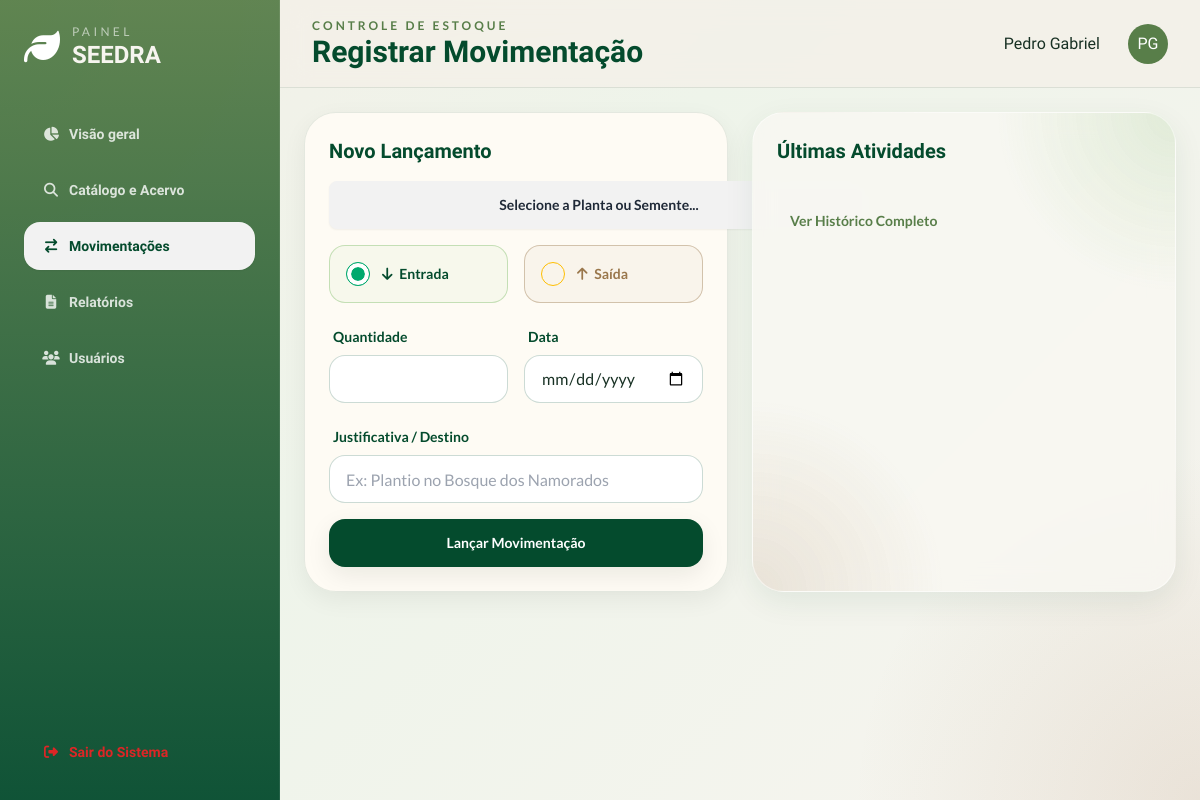
Before: /movimentacao (signed in) with the older database file.
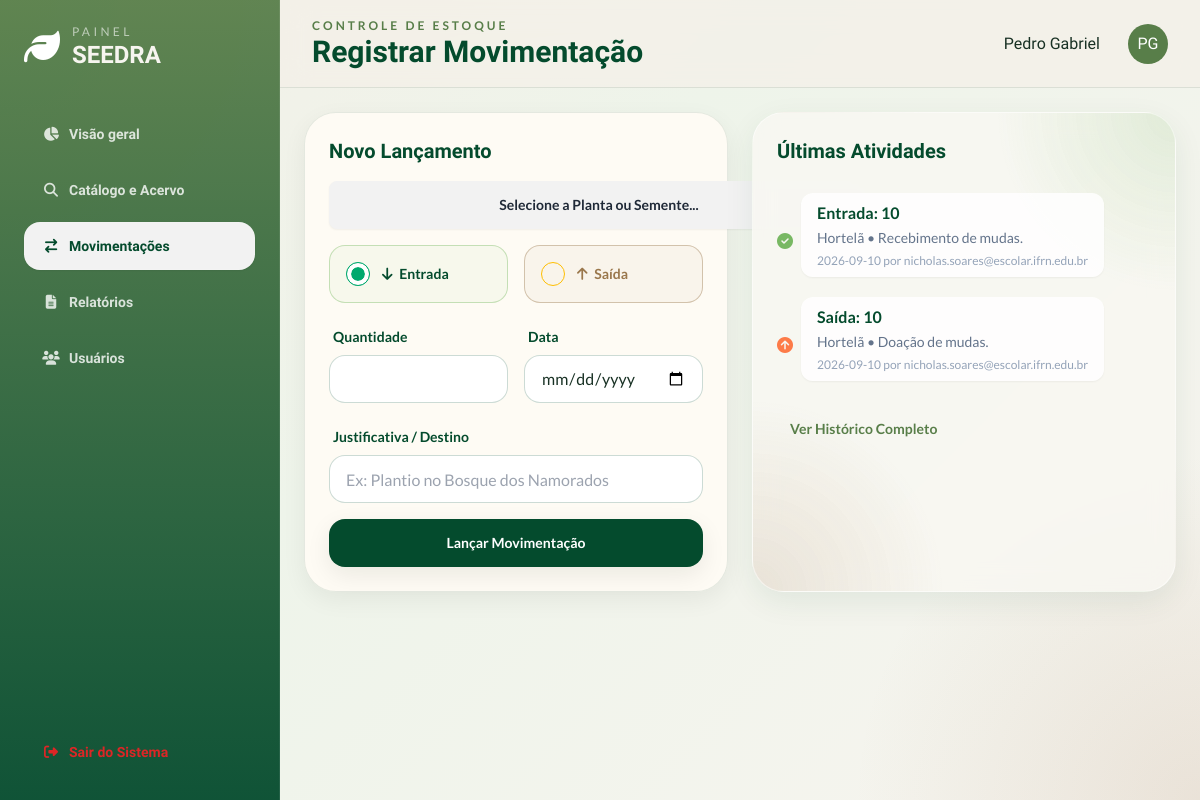
After: the same page with the newer database file.
### models.py (models this page shows, shortened)
class Usuarios(db.Model, UserMixin):
    __tablename__ = 'usuarios'
    id = db.Column(db.Integer, primary_key = True)
    nome = db.Column(db.String(50), nullable = False)
    email = db.Column(db.String(50), nullable = False, unique = True)
    senha = db.Column(db.String(), nullable = False)
    usuario_instituicoes = db.relationship('UsuarioInstituicoes', back_populates = 'usuarios')

class Movimentacao(db.Model):
    __tablename__='movimentacao'
    id = db.Column(db.Integer, primary_key = True)
    id_item = db.Column(db.Integer, db.ForeignKey("items.id"), nullable = False)
    data_move = db.Column(db.Date, nullable = False)
    Typ = db.Column(db.String(10), nullable = False)
    quantidade = db.Column(db.Integer, nullable = False)
    justificativa = db.Column(db.Text, nullable = False)
    operador = db.Column(db.String(40), nullable = False)
    item = db.relationship('Item', back_populates = 'movimentacoes', lazy = True)

class Item(db.Model):
    __tablename__= 'items'
    id = db.Column(db.Integer, primary_key = True)
    nome = db.Column(db.String(50), nullable = False, unique = True)
    quantidade = db.Column(db.Integer, nullable = False, default = 0)
    n_cientifico = db.Column(db.String(50), nullable = False , unique = True)
    categoria = db.Column(db.String(20), nullable = False)
    deficit_limit = db.Column(db.Integer, nullable = False, default = 0)
    obs = db.Column(db.Text)
    data_cadastro = db.Column(db.Date, nullable = False)
    movimentacoes = db.relationship('Movimentacao', back_populates = 'item', lazy = True)

### app.py (the view, shortened to what this page needs)
@app.route('/movimentacao', methods = ['GET', 'POST'])
@login_required
def movimentacao():
    itens = Item.query.order_by(Item.nome).all()
    movimentacoes = Movimentacao.query.all()
    if movimentacoes:
        return render_template('movimentacao.html',itens=itens, movimentacoes=movimentacoes)
    else:
       flash("Nenhuma movimentação encontrada!")
       return render_template('movimentacao.html',itens=itens)

### app.py (called while the page is built)
@login_manager.user_loader
def load_user(user_id):
    return Usuarios.query.get(int(user_id))

### controllers/login.py (called while the page is built)
def login_required(f):
  @wraps(f)
  def decorated_function(*args, **kwargs):
      if 'usuarios_id' not in session:
         flash("Faça login primeiro!", 'erro')
         return redirect(url_for('login.login'))
      return f(*args, **kwargs)
  return decorated_function

### templates/movimentacao.html (shortened to what this page needs)
{% extends 'base.html' %}
{% set page_id = 'movimentacoes'%}
{% block header_subtitle %}Controle de Estoque{% endblock %}
{% block header_title %}Registrar Movimentação{% endblock %}
{% block content %}
<div class="grid grid-cols-1 lg:grid-cols-2 gap-6">
    <div class="soft-card rounded-[2rem] p-6 self-start">
        <h3 class="text-xl font-extrabold text-seedra-leafDark mb-4">Novo Lançamento</h3>
        <form action="{{ url_for('movimentacao') }}" method="POST" class="space-y-4 font-lato">
            <div class="relative inline-block w-[540px]">
                <button id="btn_lista_planta" type="button" class="btn w-full">
                    <span id="span_planta">Selecione a Planta ou Semente...</span>
                </button>
            </div>
            <div class="grid grid-cols-2 gap-4 my-4">
                <label class="label cursor-pointer justify-start gap-3 p-4 rounded-2xl border border-seedra-leafLight/40 bg-seedra-leafLight/5 hover:bg-seedra-leafLight/10 transition">
                    <input type="radio" name="tipo_mov" value="Entrada" class="radio radio-success" checked />
                    <span class="label-text font-bold text-seedra-leafDark"><i class="fa-solid fa-arrow-down mr-1"></i> Entrada</span>
                </label>
                <label class="label cursor-pointer justify-start gap-3 p-4 rounded-2xl border border-seedra-seedBrown/40 bg-seedra-seedBrown/5 hover:bg-seedra-seedBrown/10 transition">
                    <input type="radio" name="tipo_mov" value="Saída" class="radio radio-warning" />
                    <span class="label-text font-bold text-seedra-seedBrown"><i class="fa-solid fa-arrow-up mr-1"></i> Saída</span>
                </label>
            </div>
            <div class="grid grid-cols-2 gap-4">
                <div class="form-control">
                    <label class="label"><span class="label-text font-bold text-seedra-leafDark">Quantidade</span></label>
                    <input type="number" name="quantidade" class="input input-bordered rounded-2xl bg-white border-seedra-leafDark/20" required />
                </div>
                <div class="form-control">
                    <label class="label"><span class="label-text font-bold text-seedra-leafDark">Data</span></label>
                    <input type="date" name="data_move" class="input input-bordered rounded-2xl bg-white border-seedra-leafDark/20" required />
                </div>
            </div>
            <div class="form-control">
                <label class="label"><span class="label-text font-bold text-seedra-leafDark">Justificativa / Destino</span></label>
                <input type="text" name="justificativa" class="input input-bordered rounded-2xl bg-white border-seedra-leafDark/20" placeholder="Ex: Plantio no Bosque dos Namorados" required />
            </div>
            <button type="submit" class="btn btn-block rounded-2xl border-0 bg-seedra-leafDark hover:bg-seedra-leafMid text-white mt-4 shadow-card">Lançar Movimentação</button>
        </form>
    </div>
    <div class="glass-card rounded-[2rem] p-6 h-full bg-organic">
        <h3 class="text-xl font-extrabold text-seedra-leafDark mb-6">Últimas Atividades</h3>
        <ul class="timeline timeline-vertical timeline-compact font-lato">
            {% for mov in movimentacoes %}
                <li>
                    <div class="timeline-middle text-seedra-leafLight"><i class="{% if mov.Typ == 'Entrada' %}fa-solid fa-circle-check {% else %} fa-solid fa-circle-arrow-up text-[#FF4500]/70 {% endif %}"></i></div>
                    <div class="timeline-end timeline-box bg-white/80 border-0 shadow-sm rounded-xl mb-4 ml-2">
                        <span class="font-bold text-seedra-leafDark block">{{mov.Typ}}: {{mov.quantidade}}</span>
                        <span class="text-sm text-slate-500">{{mov.item.nome}} • {{mov.justificativa}}</span>
                        <p class="text-xs text-slate-400 mt-1">{{mov.data_move}} por {{mov.operador}}</p>
                    </div>
                </li>
            {% endfor %}
        </ul>
        <a href="#" class="btn btn-ghost btn-sm text-seedra-leafMid mt-4 font-lato">Ver Histórico Completo</a>
    </div>
</div>
{% endblock %}

### templates/base.html (shortened to what this page needs)
<!DOCTYPE html>
<html lang="pt-BR" data-theme="light">
<head>
  <link rel="stylesheet" href="/static/css/style.css" />
  <script src="/static/js/tailwind.config.js" defer></script>
  <script src="https://cdn.tailwindcss.com"></script>
  <link href="https://cdn.jsdelivr.net/npm/daisyui@4.12.10/dist/full.min.css" rel="stylesheet" type="text/css" />
  <link rel="stylesheet" href="https://cdnjs.cloudflare.com/ajax/libs/font-awesome/6.4.0/css/all.min.css">
</head>
<body class="font-sans">
  <div class="dashboard-shell">
    <aside class="sidebar p-5 lg:p-6 flex flex-col gap-6">
      <div class="flex items-center gap-3">
        <i class="fa-solid fa-leaf text-4xl text-white"></i>
        <div>
          <p class="text-xs uppercase tracking-[0.28em] text-white/60 font-lato">Painel</p>
          <h1 class="text-2xl font-extrabold leading-tight">SEEDRA</h1>
        </div>
      </div>
      {% block nav %}
        <nav class="space-y-2 mt-4">
          <a href="{{ url_for('dashboard') }}" class="btn btn-block justify-start  hover:bg-white/20 hover:text-white  rounded-2xl {{ 'text-seedra-leafDark border-white/10 bg-white/14' if page_id =='visao' else 'btn-ghost text-white/80 hover:bg-white/10' }}"><i class="fa-solid fa-chart-pie w-5"></i> Visão geral</a>
          <a href="{{ url_for('catalogo') }}" class="btn btn-block justify-start  hover:bg-white/20 hover:text-white  rounded-2xl {{ 'text-seedra-leafDark border-white/10 bg-white/14' if page_id =='catalogo' else 'btn-ghost text-white/80 hover:bg-white/10' }}"><i class="fa-solid fa-magnifying-glass w-5"></i>Catálogo e Acervo</a>
          <a href="{{ url_for('movimentacao') }}" class="btn btn-block justify-start  hover:bg-white/20 hover:text-white  rounded-2xl {{ 'text-seedra-leafDark border-white/10 bg-white/14' if page_id =='movimentacoes' else 'btn-ghost text-white/80 hover:bg-white/10' }}"><i class="fa-solid fa-arrow-right-arrow-left w-5"></i>Movimentações</a>
          <a href="{{ url_for('relatorios') }}" class="btn btn-block justify-start  hover:bg-white/20 hover:text-white  rounded-2xl {{ 'text-seedra-leafDark border-white/10 bg-white/14' if page_id =='relatorios' else 'btn-ghost text-white/80 hover:bg-white/10' }}"><i class="fa-solid fa-file-lines w-5"></i>Relatórios</a>
          <a href="{{ url_for('usuarios') }}" class="btn btn-block justify-start  hover:bg-white/20 hover:text-white  rounded-2xl {{ 'text-seedra-leafDark border-white/10 bg-white/14' if page_id =='usuarios' else 'btn-ghost text-white/80 hover:bg-white/10' }}"><i class="fa-solid fa-users w-5"></i>Usuários</a>
        </nav>
      {% endblock %}
      <div class="mt-auto">
        <a href="{{ url_for('logout') }}" class="btn btn-block justify-start btn-ghost text-red-600  hover:scale-110  hover:bg-transparent rounded-2xl"><i class="fa-solid fa-right-from-bracket w-5"></i> Sair do Sistema</a>
      </div>
    </aside>
    <header class="topbar px-5 lg:px-8 flex items-center justify-between gap-4">
      <div>
        <p class="text-xs uppercase tracking-[0.25em] text-seedra-leafMid font-semibold font-lato">{% block header_subtitle %}SEEDRA{% endblock %}</p>
        <h2 class="text-2xl md:text-3xl font-extrabold text-seedra-leafDark">{% block header_title %}Painel de Controle{% endblock %}</h2>
      </div>
      <div class="flex items-center gap-3">
        <span>{% if current_user.is_authenticated %}{{current_user.nome}} {% endif %}</span>
        <div class="avatar placeholder ml-4">
          <div class="bg-seedra-leafMid text-white rounded-full w-10">
            <span>PG</span>
          </div>
        </div>
      </div>
    </header>
    <main class="main">
      {% block content %}
      {% endblock %}
    </main>
  </div>
</body>
</html>

### static/css/style.css (style rules this page uses)
:root { --leaf-dark: #044b2d; --leaf-mid: #587e49; --leaf-light: #78b863; --seed-brown: #9a774c; --seed-sand: #ddd1ae; --seed-mist: #d9d6cc; --deep-forest: #001500; --stone: #888784; --cloud: #d9d9d9; --surface: rgba(249, 248, 243, 0.78); --surface-strong: rgba(255, 252, 246, 0.9); --line: rgba(4, 75, 45, 0.10); }
html, body { height: 100%; overflow: hidden; scroll-behavior: smooth; }
body { font-family: 'Balsamiq Sans', sans-serif; background: radial-gradient(circle at top left, rgba(120,184,99,0.18), transparent 20%), radial-gradient(circle at bottom right, rgba(154,119,76,0.14), transparent 24%), linear-gradient(135deg, #f4f0e8 0%, #eef4ea 40%, #f7f4ef 100%); color: #183124; }
.dashboard-shell { display: grid; grid-template-columns: 280px 1fr; grid-template-rows: 88px 1fr; height: 100dvh; }
.sidebar { grid-row: 1 / -1; overflow-y: auto; background: linear-gradient(180deg, rgba(88,126,73,0.94), rgba(4,75,45,0.95)); color: #f7f5ef; border-right: 1px solid rgba(255,255,255,0.08); }
.topbar { grid-column: 2; position: sticky; top: 0; z-index: 10; background: rgba(244, 240, 232, 0.78); backdrop-filter: blur(14px); border-bottom: 1px solid var(--line); }
.main { grid-column: 2; overflow-y: auto; padding: 1.5rem; }
.glass-card { background: var(--surface); border: 1px solid rgba(255,255,255,0.5); box-shadow: 0 10px 30px rgba(4,75,45,0.08); backdrop-filter: blur(12px); }
.soft-card { background: var(--surface-strong); border: 1px solid var(--line); box-shadow: 0 8px 24px rgba(0, 21, 0, 0.06); }

Changed rows visible on the page:
added Movimentacao: Typ "Entrada", quantidade "10", item.nome "Hortelã", justificativa "Recebimento de mudas.", data_move "2026-09-10", operador "nicholas.soares@escolar.ifrn.edu.br"
added Movimentacao: Typ "Saída", quantidade "10", item.nome "Hortelã", justificativa "Doação de mudas.", data_move "2026-09-10", operador "nicholas.soares@escolar.ifrn.edu.br"
